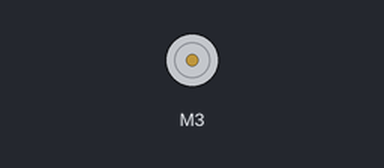
A sketch run on a simulated Arduino Uno, built with avr-gcc and run on an emulated ATmega328P. Parts: DC motor (green arrow = forward, orange = backward, longer = faster). What the sketch prints to the serial monitor is not drawn.

Above: at 0.3 s.
Timing chart, 0 to 3.0 s (numbered marks = the images above):
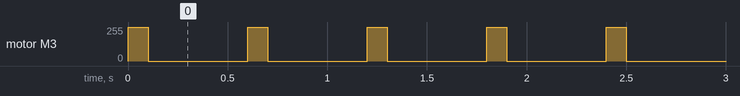

The sketch:

SOLENOID_demo.ino
```cpp
#include <Wire.h>
#include <Adafruit_MotorShield.h>

// Create the motor shield object
Adafruit_MotorShield AFMS = Adafruit_MotorShield();

// Create a DC motor object on port M1 (use 1, 2, 3, or 4 depending on your wiring)
Adafruit_DCMotor *dcMotor = AFMS.getMotor(3);

void setup() {
  Serial.begin(9600);           // Start serial communication
  AFMS.begin();                 // Initialize the motor shield
  dcMotor->setSpeed(150);       // Set speed (0 to 255, where 255 is max)
  Serial.println("DC Motor Initialized");
}

void loop() {
  dcMotor->run(FORWARD);
  for (int i = 0; i<20; i++){
  dcMotor->setSpeed(255);
  delay(100); // on time
  dcMotor->setSpeed(0);
  delay(500); // off time


  }

}
```

Measured:
- by itself, motor M3: alternates forward 255/255 for 0.10 s and stopped for 0.50 s
